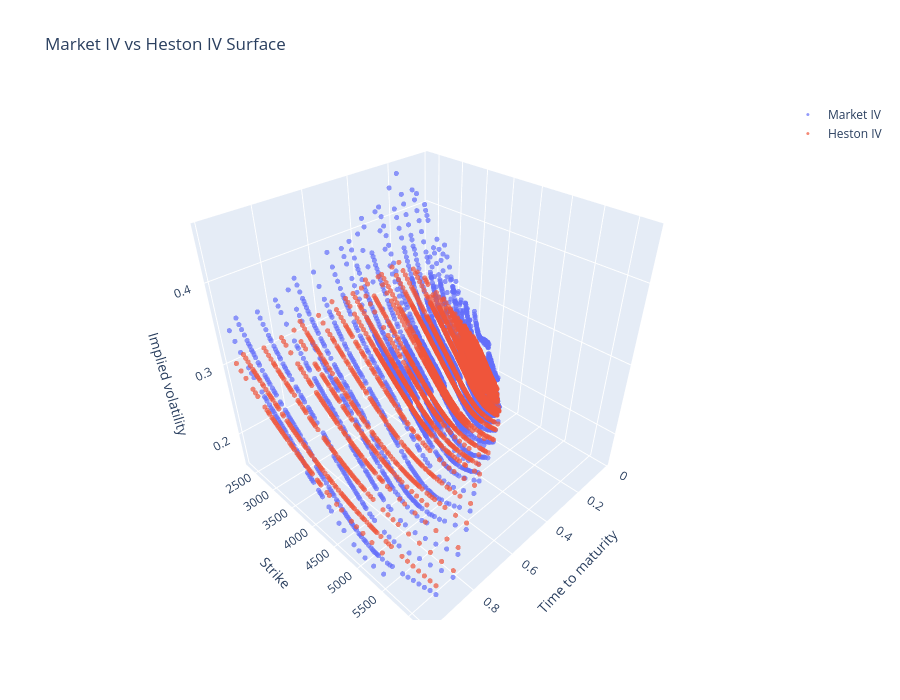

The notebook cell saved with this chart:
### Code cell
# ============================================================
# 16. 3D IV surface: market IV and Heston IV
# ============================================================

surface_df = train_result.copy()

x = surface_df["tau"].to_numpy(float)
y = surface_df["strike"].to_numpy(float)
z = surface_df["market_iv_from_mid"].to_numpy(float)
z_heston = surface_df["heston_iv"].to_numpy(float)

# Grid
tau_grid = np.linspace(x.min(), x.max(), 60)
strike_grid = np.linspace(y.min(), y.max(), 80)
tau_mesh, strike_mesh = np.meshgrid(tau_grid, strike_grid)

market_IV_grid = griddata(points=(x, y), values=z, xi=(tau_mesh, strike_mesh), method="linear")
heston_IV_grid = griddata(points=(x, y), values=z_heston, xi=(tau_mesh, strike_mesh), method="linear")

fig = go.Figure()
# fig.add_trace(go.Surface(
#     x=tau_mesh, y=strike_mesh, z=market_IV_grid,
#     colorscale="Viridis", opacity=0.8))
fig.add_trace(go.Scatter3d(
    x=surface_df["tau"], y=surface_df["strike"], z=surface_df["market_iv_from_mid"],
    mode="markers", name="Market IV", marker=dict(size=3, opacity=0.7)))
fig.add_trace(go.Scatter3d(
    x=surface_df["tau"], y=surface_df["strike"], z=surface_df["heston_iv"],
    mode="markers", name="Heston IV", marker=dict(size=3, opacity=0.7)))
# fig.add_trace(go.Surface(
#     x=tau_mesh, y=strike_mesh, z=heston_IV_grid,
#     colorscale="Cividis", opacity=0.8))
fig.update_layout(
    title="Market IV vs Heston IV Surface",
    scene=dict(xaxis_title="Time to maturity", yaxis_title="Strike", zaxis_title="Implied volatility"),
    width=900, height=700)
fig.show()

### Figure 1 — Plotly figure (JSON) as saved in the notebook; plotly's stock layout.template omitted (floating-point values rounded to 4 significant figures; data arrays with more than 128 entries replaced by an {"elided": "..."} marker saying what was removed)
{"data": [{"marker": {"opacity": 0.7, "size": 3}, "mode": "markers", "name": "Market IV", "type": "scatter3d", "x": {"elided": "3939 float values"}, "y": {"elided": "3939 float values"}, "z": {"elided": "3939 float values"}}, {"marker": {"opacity": 0.7, "size": 3}, "mode": "markers", "name": "Heston IV", "type": "scatter3d", "x": {"elided": "3939 float values"}, "y": {"elided": "3939 float values"}, "z": {"elided": "3939 float values"}}], "layout": {"height": 700, "scene": {"xaxis": {"title": {"text": "Time to maturity"}}, "yaxis": {"title": {"text": "Strike"}}, "zaxis": {"title": {"text": "Implied volatility"}}}, "title": {"text": "Market IV vs Heston IV Surface"}, "width": 900}}
